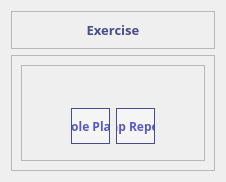
            <widget class="QWidget" name="nested_donuts2">
             <layout class="QVBoxLayout" name="verticalLayout_96">
              <item>
               <widget class="QFrame" name="frame_177">
                <property name="frameShape">
                 <enum>QFrame::StyledPanel</enum>
                </property>
                <property name="frameShadow">
                 <enum>QFrame::Raised</enum>
                </property>
                <layout class="QVBoxLayout" name="verticalLayout_95">
                 <item alignment="Qt::AlignTop">
                  <widget class="QLabel" name="label_35">
                   <property name="font">
                    <font>
                     <family>Open Sans</family>
                     <pointsize>10</pointsize>
                     <weight>75</weight>
                     <bold>true</bold>
                    </font>
                   </property>
                   <property name="styleSheet">
                    <string notr="true">#label_35{
color: #474C8A;
} </string>
                   </property>
                   <property name="text">
                    <string>Exercise</string>
                   </property>
                   <property name="alignment">
                    <set>Qt::AlignCenter</set>
                   </property>
                  </widget>
                 </item>
                </layout>
               </widget>
              </item>
              <item>
               <widget class="QFrame" name="frame_173">
                <property name="sizePolicy">
                 <sizepolicy hsizetype="Preferred" vsizetype="Expanding">
                  <horstretch>0</horstretch>
                  <verstretch>0</verstretch>
                 </sizepolicy>
                </property>
                <property name="frameShape">
                 <enum>QFrame::StyledPanel</enum>
                </property>
                <property name="frameShadow">
                 <enum>QFrame::Raised</enum>
                </property>
                <layout class="QGridLayout" name="_7">
                 <item row="0" column="0">
                  <widget class="QFrame" name="frame_174">
                   <property name="frameShape">
                    <enum>QFrame::StyledPanel</enum>
                   </property>
                   <property name="frameShadow">
                    <enum>QFrame::Raised</enum>
                   </property>
                   <layout class="QVBoxLayout" name="verticalLayout_94">
                    <item>
                     <widget class="QFrame" name="frame_175">
                      <property name="maximumSize">
                       <size>
                        <width>16777215</width>
                        <height>700</height>
                       </size>
                      </property>
                      <property name="styleSheet">
                       <string notr="true">#frame_175{
background: rgba(255, 255, 255, 0);
}</string>
                      </property>
                      <property name="frameShape">
                       <enum>QFrame::StyledPanel</enum>
                      </property>
                      <property name="frameShadow">
                       <enum>QFrame::Raised</enum>
                      </property>
                      <layout class="QVBoxLayout" name="donut_con_chart_3"/>
                     </widget>
                    </item>
                    <item>
                     <widget class="QFrame" name="frame_176">
                      <property name="maximumSize">
                       <size>
                        <width>16777215</width>
                        <height>50</height>
                       </size>
                      </property>
                      <property name="styleSheet">
                       <string notr="true">#frame_176{
border-radius: 20px;
background: rgba(255, 255, 255, 0);
}</string>
                      </property>
                      <property name="frameShape">
                       <enum>QFrame::StyledPanel</enum>
                      </property>
                      <property name="frameShadow">
                       <enum>QFrame::Raised</enum>
                      </property>
                      <layout class="QHBoxLayout" name="horizontalLayout_29">
                       <property name="leftMargin">
                        <number>40</number>
                       </property>
                       <property name="topMargin">
                        <number>7</number>
                       </property>
                       <property name="rightMargin">
                        <number>40</number>
                       </property>
                       <property name="bottomMargin">
                        <number>7</number>
                       </property>
                       <item>
                        <widget class="QPushButton" name="donutback_btn2">
                         <property name="maximumSize">
                          <size>
                           <width>300</width>
                           <height>16777215</height>
                          </size>
                         </property>
                         <property name="font">
                          <font>
                           <family>Open Sans</family>
                           <weight>75</weight>
                           <bold>true</bold>
                          </font>
                         </property>
                         <property name="styleSheet">
                          <string notr="true">#donutback_btn2{
color: #535BBF;
background: rgba(255, 255, 255, 0.4);
border: 0;
border: 1px solid #474C8A;
height: 42px;
width: auto;
}

#donutback_btn2:hover{
background: rgba(255, 255, 255, 0.8);
}</string>
                         </property>
                         <property name="text">
                          <string>Role Play</string>
                         </property>
                         <property name="icon">
                          <iconset>
                           <normaloff>assets/icons/arrow-left.png</normaloff>assets/icons/arrow-left.png</iconset>
                         </property>
                        </widget>
                       </item>
                       <item>
                        <widget class="QPushButton" name="donutnext_btn3">
                         <property name="minimumSize">
                          <size>
                           <width>10</width>
                           <height>0</height>
                          </size>
                         </property>
                         <property name="maximumSize">
                          <size>
                           <width>300</width>
                           <height>16777215</height>
                          </size>
                         </property>
                         <property name="font">
                          <font>
                           <family>Open Sans</family>
                           <weight>75</weight>
                           <bold>true</bold>
                          </font>
                         </property>
                         <property name="styleSheet">
                          <string notr="true">#donutnext_btn3{
color: #535BBF;
background: rgba(255, 255, 255, 0.4);
border: 0;
border: 1px solid #474C8A;
height: 42px;
width: auto;
}

#donutnext_btn3:hover{
background: rgba(255, 255, 255, 0.8);
}</string>
                         </property>
                         <property name="text">
                          <string>Clap Repeat</string>
                         </property>
                         <property name="icon">
                          <iconset>
                           <normaloff>assets/icons/arrow-right.png</normaloff>assets/icons/arrow-right.png</iconset>
                         </property>
                        </widget>
                       </item>
                      </layout>
                     </widget>
                    </item>
                   </layout>
                  </widget>
                 </item>
                </layout>
               </widget>
              </item>
             </layout>
            </widget>
